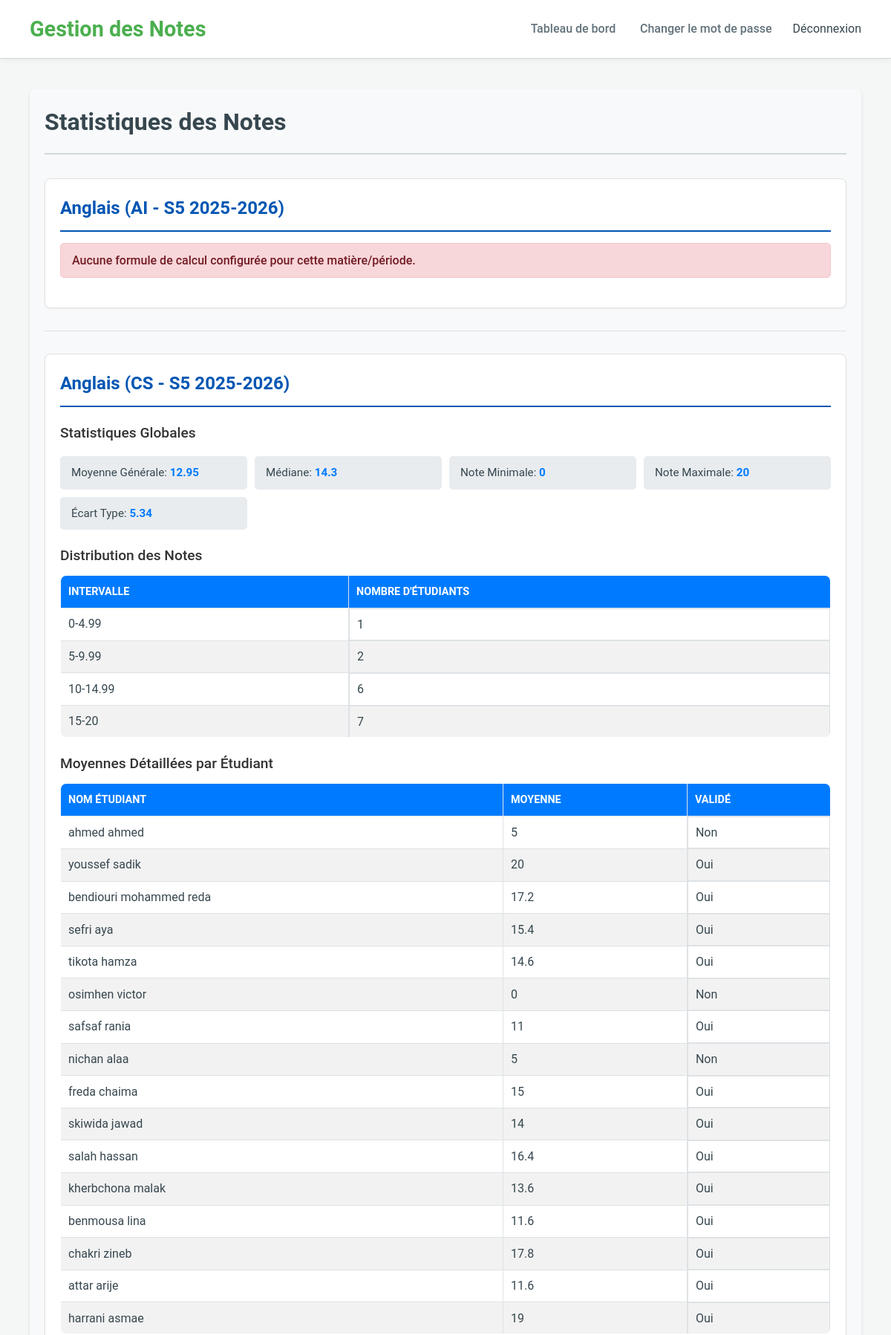
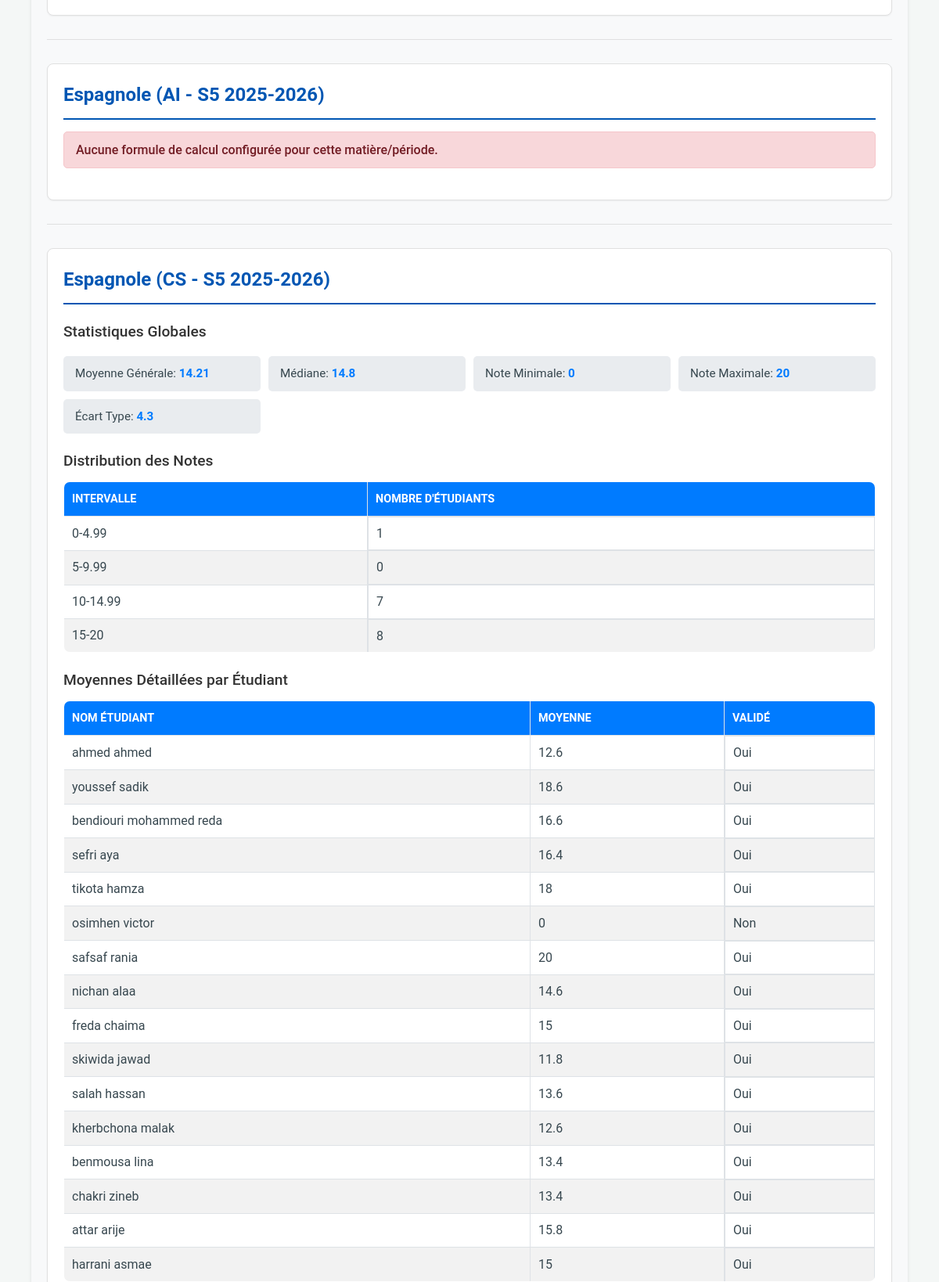
Screenshot of /?page=prof_statistics (signed in, upper part) with the database file from the repository (2 pictures, top to bottom).
### tables this page shows
CREATE TABLE `inscriptions_matieres` (
  `id` int(11) NOT NULL,
  `etudiant_id` int(11) NOT NULL,
  `matiere_id` int(11) NOT NULL,
  `periode_id` int(11) NOT NULL,
  `groupe` varchar(50) DEFAULT NULL,
  `dispense` tinyint(1) DEFAULT 0,
  `date_inscription` timestamp NOT NULL DEFAULT current_timestamp()
);

CREATE TABLE `utilisateurs` (
  `id` int(11) NOT NULL,
  `nom` varchar(100) NOT NULL,
  `prenom` varchar(100) NOT NULL,
  `email` varchar(150) NOT NULL,
  `mot_de_passe` varchar(255) NOT NULL,
  `role` enum('admin','professeur','etudiant') NOT NULL,
  `date_creation` timestamp NOT NULL DEFAULT current_timestamp()
);

### views/professor/statistics.php (the view, shortened to what the rows shown need)
<?php
require_once __DIR__ . '/../../core/actions/prof_actions.php';
$prof_id = $_SESSION['user_id'];
$statistics_data = get_professor_statistics_data($prof_id);
?>
<div class="page-container">
    <h2>Statistiques des Notes</h2>
    <?php if (empty($statistics_data)): ?>
        <div class="message info">
            Aucune donnée statistique disponible pour vos matières ou périodes actuelles.
        </div>
    <?php else: ?>
        <?php foreach ($statistics_data as $subject_stats): ?>
            <div class="stats-section">
                <h3><?php echo htmlspecialchars($subject_stats['matiere_info']['matiere_nom']); ?> (<?php echo htmlspecialchars($subject_stats['matiere_info']['filiere_nom']); ?> - <?php echo htmlspecialchars($subject_stats['matiere_info']['periode_nom']); ?> <?php echo htmlspecialchars($subject_stats['matiere_info']['annee_universitaire']); ?>)</h3>
                <?php if (isset($subject_stats['error'])): ?>
                    <div class="message error">
                        <?php echo htmlspecialchars($subject_stats['error']); ?>
                    </div>
                <?php else: ?>
                    <div class="stats-overview">
                        <h4>Statistiques Globales</h4>
                        <ul>
                            <li>Moyenne Générale: <strong><?php echo $subject_stats['statistiques_globales']['moyenne_generale'] ?? 'N/A'; ?></strong></li>
                            <li>Médiane: <strong><?php echo $subject_stats['statistiques_globales']['mediane'] ?? 'N/A'; ?></strong></li>
                            <li>Note Minimale: <strong><?php echo $subject_stats['statistiques_globales']['note_min'] ?? 'N/A'; ?></strong></li>
                            <li>Note Maximale: <strong><?php echo $subject_stats['statistiques_globales']['note_max'] ?? 'N/A'; ?></strong></li>
                            <li>Écart Type: <strong><?php echo $subject_stats['statistiques_globales']['ecart_type'] ?? 'N/A'; ?></strong></li>
                        </ul>
                    </div>
                    <div class="stats-distribution">
                        <h4>Distribution des Notes</h4>
                        <table>
                            <thead>
                                <tr>
                                    <th>Intervalle</th>
                                    <th>Nombre d'étudiants</th>
                                </tr>
                            </thead>
                            <tbody>
                                <?php foreach ($subject_stats['distribution_notes'] as $range => $count): ?>
                                    <tr>
                                        <td><?php echo htmlspecialchars($range); ?></td>
                                        <td><?php echo htmlspecialchars($count); ?></td>
                                    </tr>
                                <?php endforeach; ?>
                            </tbody>
                        </table>
                    </div>
                    <div class="stats-details">
                        <h4>Moyennes Détaillées par Étudiant</h4>
                        <?php if (empty($subject_stats['moyennes_etudiants'])): ?>
                            <p>Aucune moyenne calculée pour les étudiants inscrits.</p>
                        <?php else: ?>
                            <table>
                                <thead>
                                    <tr>
                                        <th>Nom Étudiant</th>
                                        <th>Moyenne</th>
                                        <th>Validé</th>
                                    </tr>
                                </thead>
                                <tbody>
                                    <?php foreach ($subject_stats['moyennes_etudiants'] as $student_avg): ?>
                                        <tr>
                                            <td><?php echo htmlspecialchars($student_avg['nom'] . ' ' . $student_avg['prenom']); ?></td>
                                            <td><?php echo htmlspecialchars($student_avg['moyenne']); ?></td>
                                            <td><?php echo $student_avg['valide'] ? 'Oui' : 'Non'; ?></td>
                                        </tr>
                                    <?php endforeach; ?>
                                </tbody>
                            </table>
                        <?php endif; ?>
                    </div>
                <?php endif; ?>
            </div>
            <hr>
        <?php endforeach; ?>
    <?php endif; ?>
</div>

### rows the page displays
inscriptions_matieres: etudiant.prenom "ahmed ahmed", etudiant "5", shows "Non", moyenne "12.6"
inscriptions_matieres: etudiant.prenom "youssef sadik", moyenne "20", shows "Oui", moyenne "18.6"
inscriptions_matieres: etudiant.prenom "bendiouri mohammed reda", moyenne "17.2", shows "Oui", moyenne "16.6"
inscriptions_matieres: etudiant.prenom "sefri aya", moyenne "15.4", shows "Oui", moyenne "16.4"
inscriptions_matieres: etudiant.prenom "tikota hamza", moyenne "14.6", shows "Oui", moyenne "18"
inscriptions_matieres: etudiant.prenom "osimhen victor", moyenne "0", shows "Non"
inscriptions_matieres: etudiant.prenom "safsaf rania", moyenne "11", shows "Oui", moyenne "20"
inscriptions_matieres: etudiant.prenom "nichan alaa", moyenne "5", shows "Non", moyenne "14.6"
inscriptions_matieres: etudiant.prenom "freda chaima", moyenne "15", shows "Oui"
inscriptions_matieres: etudiant.prenom "skiwida jawad", moyenne "14", shows "Oui", moyenne "11.8"
inscriptions_matieres: etudiant.prenom "salah hassan", moyenne "16.4", shows "Oui", moyenne "13.6"
inscriptions_matieres: etudiant.prenom "kherbchona malak", moyenne "13.6", shows "Oui", moyenne "12.6"
inscriptions_matieres: etudiant.prenom "benmousa lina", moyenne "11.6", shows "Oui", moyenne "13.4"
inscriptions_matieres: etudiant.prenom "chakri zineb", moyenne "17.8", shows "Oui", moyenne "13.4"
inscriptions_matieres: etudiant.prenom "attar arije", moyenne "11.6", shows "Oui", moyenne "15.8"
inscriptions_matieres: etudiant.prenom "harrani asmae", moyenne "19", shows "Oui", moyenne "15"

### other values shown
APP_NAME "Gestion des Notes"
$subject_stats['matiere_info']['matiere_nom'] "Anglais"
$subject_stats['matiere_info']['filiere_nom'] "AI"
$subject_stats['matiere_info']['periode_nom'] "S5"
$subject_stats['matiere_info']['annee_universitaire'] "2025-2026"
$subject_stats['error'] "Aucune formule de calcul configurée pour cette matière/période."
$subject_stats['matiere_info']['filiere_nom'] "CS"
$subject_stats['statistiques_globales']['moyenne_generale'] "12.95"
$subject_stats['statistiques_globales']['mediane'] "14.3"
$subject_stats['statistiques_globales']['note_min'] "0"
$subject_stats['statistiques_globales']['note_max'] "20"
$subject_stats['statistiques_globales']['ecart_type'] "5.34"
$range "0-4.99"
$count "1"
$range "5-9.99"
